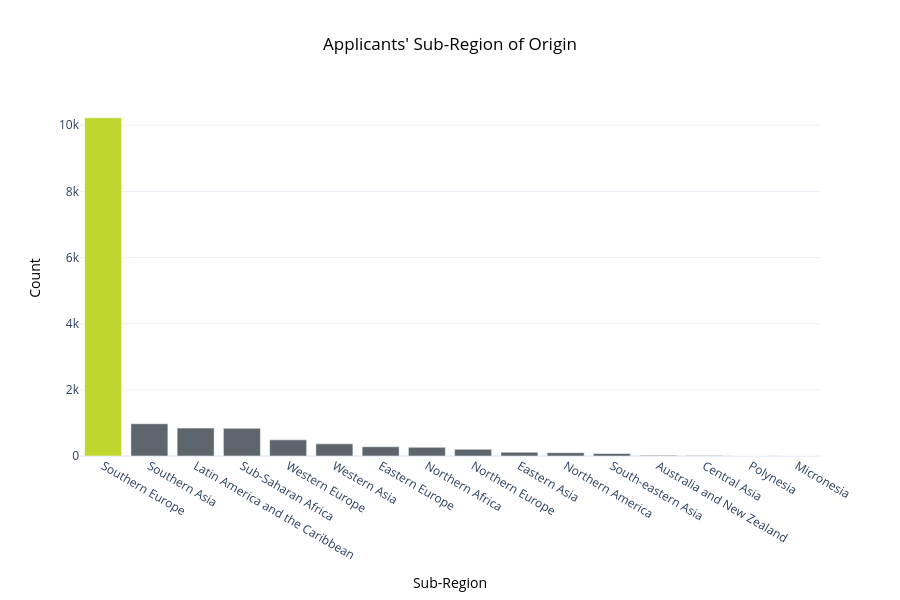
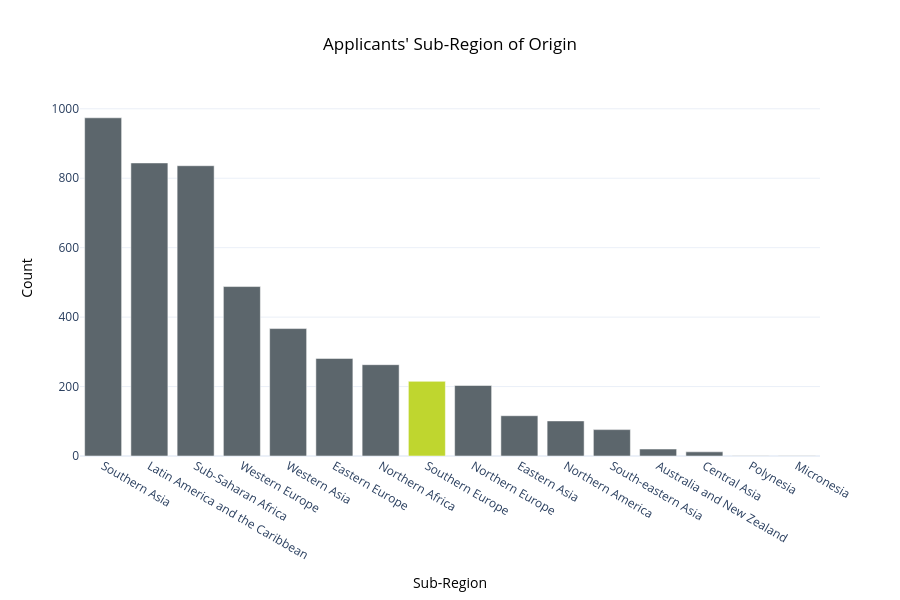

Notebook source saved alongside these figures, in order:
### Markdown cell above
Considering that around 10 000 applicants are Portuguese, we can see that we have less applicants from the rest of Europe (highlighted in green) compared to Asia, almost the same level as Africa and the Americas (this latter represented mostly by Brazil).

### Code cell
# With Portugal
tf.generate_barplot(df = df_applicants_explore,
                    column = "countries_sub-region",
                    title = "Applicants' Sub-Region of Origin",
                    xaxis_label = "Sub-Region",
                    enhanced_value = "Southern Europe")

# Without Portugal
df_applicants_explore_without_portugal = df_applicants_explore[df_applicants_explore["countries_name"] != "Portugal"]

tf.generate_barplot(df = df_applicants_explore_without_portugal,
                    column = "countries_sub-region",
                    title = "Applicants' Sub-Region of Origin",
                    xaxis_label = "Sub-Region",
                    enhanced_value = "Southern Europe")

del df_applicants_explore_without_portugal

### Figure 1 — Plotly figure (JSON) as saved in the notebook; plotly's stock layout.template omitted (floating-point values rounded to 4 significant figures)
{"data": [{"alignmentgroup": "True", "hovertemplate": "color=Southern Europe<br>Sub-Region=%{x}<br>Count=%{y}<extra></extra>", "legendgroup": "Southern Europe", "marker": {"color": "#BFD62F", "pattern": {"shape": ""}}, "name": "Southern Europe", "offsetgroup": "Southern Europe", "orientation": "v", "showlegend": true, "textposition": "auto", "type": "bar", "x": ["Southern Europe"], "xaxis": "x", "y": [10225], "yaxis": "y"}, {"alignmentgroup": "True", "hovertemplate": "color=Southern Asia<br>Sub-Region=%{x}<br>Count=%{y}<extra></extra>", "legendgroup": "Southern Asia", "marker": {"color": "#5C666C", "pattern": {"shape": ""}}, "name": "Southern Asia", "offsetgroup": "Southern Asia", "orientation": "v", "showlegend": true, "textposition": "auto", "type": "bar", "x": ["Southern Asia"], "xaxis": "x", "y": [974], "yaxis": "y"}, {"alignmentgroup": "True", "hovertemplate": "color=Latin America and the Caribbean<br>Sub-Region=%{x}<br>Count=%{y}<extra></extra>", "legendgroup": "Latin America and the Caribbean", "marker": {"color": "#5C666C", "pattern": {"shape": ""}}, "name": "Latin America and the Caribbean", "offsetgroup": "Latin America and the Caribbean", "orientation": "v", "showlegend": true, "textposition": "auto", "type": "bar", "x": ["Latin America and the Caribbean"], "xaxis": "x", "y": [844], "yaxis": "y"}, {"alignmentgroup": "True", "hovertemplate": "color=Sub-Saharan Africa<br>Sub-Region=%{x}<br>Count=%{y}<extra></extra>", "legendgroup": "Sub-Saharan Africa", "marker": {"color": "#5C666C", "pattern": {"shape": ""}}, "name": "Sub-Saharan Africa", "offsetgroup": "Sub-Saharan Africa", "orientation": "v", "showlegend": true, "textposition": "auto", "type": "bar", "x": ["Sub-Saharan Africa"], "xaxis": "x", "y": [836], "yaxis": "y"}, {"alignmentgroup": "True", "hovertemplate": "color=Western Europe<br>Sub-Region=%{x}<br>Count=%{y}<extra></extra>", "legendgroup": "Western Europe", "marker": {"color": "#5C666C", "pattern": {"shape": ""}}, "name": "Western Europe", "offsetgroup": "Western Europe", "orientation": "v", "showlegend": true, "textposition": "auto", "type": "bar", "x": ["Western Europe"], "xaxis": "x", "y": [488], "yaxis": "y"}, {"alignmentgroup": "True", "hovertemplate": "color=Western Asia<br>Sub-Region=%{x}<br>Count=%{y}<extra></extra>", "legendgroup": "Western Asia", "marker": {"color": "#5C666C", "pattern": {"shape": ""}}, "name": "Western Asia", "offsetgroup": "Western Asia", "orientation": "v", "showlegend": true, "textposition": "auto", "type": "bar", "x": ["Western Asia"], "xaxis": "x", "y": [367], "yaxis": "y"}, {"alignmentgroup": "True", "hovertemplate": "color=Eastern Europe<br>Sub-Region=%{x}<br>Count=%{y}<extra></extra>", "legendgroup": "Eastern Europe", "marker": {"color": "#5C666C", "pattern": {"shape": ""}}, "name": "Eastern Europe", "offsetgroup": "Eastern Europe", "orientation": "v", "showlegend": true, "textposition": "auto", "type": "bar", "x": ["Eastern Europe"], "xaxis": "x", "y": [281], "yaxis": "y"}, {"alignmentgroup": "True", "hovertemplate": "color=Northern Africa<br>Sub-Region=%{x}<br>Count=%{y}<extra></extra>", "legendgroup": "Northern Africa", "marker": {"color": "#5C666C", "pattern": {"shape": ""}}, "name": "Northern Africa", "offsetgroup": "Northern Africa", "orientation": "v", "showlegend": true, "textposition": "auto", "type": "bar", "x": ["Northern Africa"], "xaxis": "x", "y": [263], "yaxis": "y"}, {"alignmentgroup": "True", "hovertemplate": "color=Northern Europe<br>Sub-Region=%{x}<br>Count=%{y}<extra></extra>", "legendgroup": "Northern Europe", "marker": {"color": "#5C666C", "pattern": {"shape": ""}}, "name": "Northern Europe", "offsetgroup": "Northern Europe", "orientation": "v", "showlegend": true, "textposition": "auto", "type": "bar", "x": ["Northern Europe"], "xaxis": "x", "y": [203], "yaxis": "y"}, {"alignmentgroup": "True", "hovertemplate": "color=Eastern Asia<br>Sub-Region=%{x}<br>Count=%{y}<extra></extra>", "legendgroup": "Eastern Asia", "marker": {"color": "#5C666C", "pattern": {"shape": ""}}, "name": "Eastern Asia", "offsetgroup": "Eastern Asia", "orientation": "v", "showlegend": true, "textposition": "auto", "type": "bar", "x": ["Eastern Asia"], "xaxis": "x", "y": [116], "yaxis": "y"}, {"alignmentgroup": "True", "hovertemplate": "color=Northern America<br>Sub-Region=%{x}<br>Count=%{y}<extra></extra>", "legendgroup": "Northern America", "marker": {"color": "#5C666C", "pattern": {"shape": ""}}, "name": "Northern America", "offsetgroup": "Northern America", "orientation": "v", "showlegend": true, "textposition": "auto", "type": "bar", "x": ["Northern America"], "xaxis": "x", "y": [101], "yaxis": "y"}, {"alignmentgroup": "True", "hovertemplate": "color=South-eastern Asia<br>Sub-Region=%{x}<br>Count=%{y}<extra></extra>", "legendgroup": "South-eastern Asia", "marker": {"color": "#5C666C", "pattern": {"shape": ""}}, "name": "South-eastern Asia", "offsetgroup": "South-eastern Asia", "orientation": "v", "showlegend": true, "textposition": "auto", "type": "bar", "x": ["South-eastern Asia"], "xaxis": "x", "y": [76], "yaxis": "y"}, {"alignmentgroup": "True", "hovertemplate": "color=Australia and New Zealand<br>Sub-Region=%{x}<br>Count=%{y}<extra></extra>", "legendgroup": "Australia and New Zealand", "marker": {"color": "#5C666C", "pattern": {"shape": ""}}, "name": "Australia and New Zealand", "offsetgroup": "Australia and New Zealand", "orientation": "v", "showlegend": true, "textposition": "auto", "type": "bar", "x": ["Australia and New Zealand"], "xaxis": "x", "y": [20], "yaxis": "y"}, {"alignmentgroup": "True", "hovertemplate": "color=Central Asia<br>Sub-Region=%{x}<br>Count=%{y}<extra></extra>", "legendgroup": "Central Asia", "marker": {"color": "#5C666C", "pattern": {"shape": ""}}, "name": "Central Asia", "offsetgroup": "Central Asia", "orientation": "v", "showlegend": true, "textposition": "auto", "type": "bar", "x": ["Central Asia"], "xaxis": "x", "y": [12], "yaxis": "y"}, {"alignmentgroup": "True", "hovertemplate": "color=Polynesia<br>Sub-Region=%{x}<br>Count=%{y}<extra></extra>", "legendgroup": "Polynesia", "marker": {"color": "#5C666C", "pattern": {"shape": ""}}, "name": "Polynesia", "offsetgroup": "Polynesia", "orientation": "v", "showlegend": true, "textposition": "auto", "type": "bar", "x": ["Polynesia"], "xaxis": "x", "y": [1], "yaxis": "y"}, {"alignmentgroup": "True", "hovertemplate": "color=Micronesia<br>Sub-Region=%{x}<br>Count=%{y}<extra></extra>", "legendgroup": "Micronesia", "marker": {"color": "#5C666C", "pattern": {"shape": ""}}, "name": "Micronesia", "offsetgroup": "Micronesia", "orientation": "v", "showlegend": true, "textposition": "auto", "type": "bar", "x": ["Micronesia"], "xaxis": "x", "y": [1], "yaxis": "y"}], "layout": {"barmode": "relative", "height": 600, "legend": {"title": {"text": "color"}, "tracegroupgap": 0}, "showlegend": false, "title": {"font": {"color": "black"}, "text": "Applicants' Sub-Region of Origin", "x": 0.5}, "xaxis": {"anchor": "y", "domain": [0, 1], "title": {"font": {"color": "black"}, "text": "Sub-Region"}}, "yaxis": {"anchor": "x", "domain": [0, 1], "title": {"font": {"color": "black"}, "text": "Count"}}}}

### Figure 2 — Plotly figure (JSON) as saved in the notebook; plotly's stock layout.template omitted (floating-point values rounded to 4 significant figures)
{"data": [{"alignmentgroup": "True", "hovertemplate": "color=Southern Asia<br>Sub-Region=%{x}<br>Count=%{y}<extra></extra>", "legendgroup": "Southern Asia", "marker": {"color": "#5C666C", "pattern": {"shape": ""}}, "name": "Southern Asia", "offsetgroup": "Southern Asia", "orientation": "v", "showlegend": true, "textposition": "auto", "type": "bar", "x": ["Southern Asia"], "xaxis": "x", "y": [974], "yaxis": "y"}, {"alignmentgroup": "True", "hovertemplate": "color=Latin America and the Caribbean<br>Sub-Region=%{x}<br>Count=%{y}<extra></extra>", "legendgroup": "Latin America and the Caribbean", "marker": {"color": "#5C666C", "pattern": {"shape": ""}}, "name": "Latin America and the Caribbean", "offsetgroup": "Latin America and the Caribbean", "orientation": "v", "showlegend": true, "textposition": "auto", "type": "bar", "x": ["Latin America and the Caribbean"], "xaxis": "x", "y": [844], "yaxis": "y"}, {"alignmentgroup": "True", "hovertemplate": "color=Sub-Saharan Africa<br>Sub-Region=%{x}<br>Count=%{y}<extra></extra>", "legendgroup": "Sub-Saharan Africa", "marker": {"color": "#5C666C", "pattern": {"shape": ""}}, "name": "Sub-Saharan Africa", "offsetgroup": "Sub-Saharan Africa", "orientation": "v", "showlegend": true, "textposition": "auto", "type": "bar", "x": ["Sub-Saharan Africa"], "xaxis": "x", "y": [836], "yaxis": "y"}, {"alignmentgroup": "True", "hovertemplate": "color=Western Europe<br>Sub-Region=%{x}<br>Count=%{y}<extra></extra>", "legendgroup": "Western Europe", "marker": {"color": "#5C666C", "pattern": {"shape": ""}}, "name": "Western Europe", "offsetgroup": "Western Europe", "orientation": "v", "showlegend": true, "textposition": "auto", "type": "bar", "x": ["Western Europe"], "xaxis": "x", "y": [488], "yaxis": "y"}, {"alignmentgroup": "True", "hovertemplate": "color=Western Asia<br>Sub-Region=%{x}<br>Count=%{y}<extra></extra>", "legendgroup": "Western Asia", "marker": {"color": "#5C666C", "pattern": {"shape": ""}}, "name": "Western Asia", "offsetgroup": "Western Asia", "orientation": "v", "showlegend": true, "textposition": "auto", "type": "bar", "x": ["Western Asia"], "xaxis": "x", "y": [367], "yaxis": "y"}, {"alignmentgroup": "True", "hovertemplate": "color=Eastern Europe<br>Sub-Region=%{x}<br>Count=%{y}<extra></extra>", "legendgroup": "Eastern Europe", "marker": {"color": "#5C666C", "pattern": {"shape": ""}}, "name": "Eastern Europe", "offsetgroup": "Eastern Europe", "orientation": "v", "showlegend": true, "textposition": "auto", "type": "bar", "x": ["Eastern Europe"], "xaxis": "x", "y": [281], "yaxis": "y"}, {"alignmentgroup": "True", "hovertemplate": "color=Northern Africa<br>Sub-Region=%{x}<br>Count=%{y}<extra></extra>", "legendgroup": "Northern Africa", "marker": {"color": "#5C666C", "pattern": {"shape": ""}}, "name": "Northern Africa", "offsetgroup": "Northern Africa", "orientation": "v", "showlegend": true, "textposition": "auto", "type": "bar", "x": ["Northern Africa"], "xaxis": "x", "y": [263], "yaxis": "y"}, {"alignmentgroup": "True", "hovertemplate": "color=Southern Europe<br>Sub-Region=%{x}<br>Count=%{y}<extra></extra>", "legendgroup": "Southern Europe", "marker": {"color": "#BFD62F", "pattern": {"shape": ""}}, "name": "Southern Europe", "offsetgroup": "Southern Europe", "orientation": "v", "showlegend": true, "textposition": "auto", "type": "bar", "x": ["Southern Europe"], "xaxis": "x", "y": [215], "yaxis": "y"}, {"alignmentgroup": "True", "hovertemplate": "color=Northern Europe<br>Sub-Region=%{x}<br>Count=%{y}<extra></extra>", "legendgroup": "Northern Europe", "marker": {"color": "#5C666C", "pattern": {"shape": ""}}, "name": "Northern Europe", "offsetgroup": "Northern Europe", "orientation": "v", "showlegend": true, "textposition": "auto", "type": "bar", "x": ["Northern Europe"], "xaxis": "x", "y": [203], "yaxis": "y"}, {"alignmentgroup": "True", "hovertemplate": "color=Eastern Asia<br>Sub-Region=%{x}<br>Count=%{y}<extra></extra>", "legendgroup": "Eastern Asia", "marker": {"color": "#5C666C", "pattern": {"shape": ""}}, "name": "Eastern Asia", "offsetgroup": "Eastern Asia", "orientation": "v", "showlegend": true, "textposition": "auto", "type": "bar", "x": ["Eastern Asia"], "xaxis": "x", "y": [116], "yaxis": "y"}, {"alignmentgroup": "True", "hovertemplate": "color=Northern America<br>Sub-Region=%{x}<br>Count=%{y}<extra></extra>", "legendgroup": "Northern America", "marker": {"color": "#5C666C", "pattern": {"shape": ""}}, "name": "Northern America", "offsetgroup": "Northern America", "orientation": "v", "showlegend": true, "textposition": "auto", "type": "bar", "x": ["Northern America"], "xaxis": "x", "y": [101], "yaxis": "y"}, {"alignmentgroup": "True", "hovertemplate": "color=South-eastern Asia<br>Sub-Region=%{x}<br>Count=%{y}<extra></extra>", "legendgroup": "South-eastern Asia", "marker": {"color": "#5C666C", "pattern": {"shape": ""}}, "name": "South-eastern Asia", "offsetgroup": "South-eastern Asia", "orientation": "v", "showlegend": true, "textposition": "auto", "type": "bar", "x": ["South-eastern Asia"], "xaxis": "x", "y": [76], "yaxis": "y"}, {"alignmentgroup": "True", "hovertemplate": "color=Australia and New Zealand<br>Sub-Region=%{x}<br>Count=%{y}<extra></extra>", "legendgroup": "Australia and New Zealand", "marker": {"color": "#5C666C", "pattern": {"shape": ""}}, "name": "Australia and New Zealand", "offsetgroup": "Australia and New Zealand", "orientation": "v", "showlegend": true, "textposition": "auto", "type": "bar", "x": ["Australia and New Zealand"], "xaxis": "x", "y": [20], "yaxis": "y"}, {"alignmentgroup": "True", "hovertemplate": "color=Central Asia<br>Sub-Region=%{x}<br>Count=%{y}<extra></extra>", "legendgroup": "Central Asia", "marker": {"color": "#5C666C", "pattern": {"shape": ""}}, "name": "Central Asia", "offsetgroup": "Central Asia", "orientation": "v", "showlegend": true, "textposition": "auto", "type": "bar", "x": ["Central Asia"], "xaxis": "x", "y": [12], "yaxis": "y"}, {"alignmentgroup": "True", "hovertemplate": "color=Polynesia<br>Sub-Region=%{x}<br>Count=%{y}<extra></extra>", "legendgroup": "Polynesia", "marker": {"color": "#5C666C", "pattern": {"shape": ""}}, "name": "Polynesia", "offsetgroup": "Polynesia", "orientation": "v", "showlegend": true, "textposition": "auto", "type": "bar", "x": ["Polynesia"], "xaxis": "x", "y": [1], "yaxis": "y"}, {"alignmentgroup": "True", "hovertemplate": "color=Micronesia<br>Sub-Region=%{x}<br>Count=%{y}<extra></extra>", "legendgroup": "Micronesia", "marker": {"color": "#5C666C", "pattern": {"shape": ""}}, "name": "Micronesia", "offsetgroup": "Micronesia", "orientation": "v", "showlegend": true, "textposition": "auto", "type": "bar", "x": ["Micronesia"], "xaxis": "x", "y": [1], "yaxis": "y"}], "layout": {"barmode": "relative", "height": 600, "legend": {"title": {"text": "color"}, "tracegroupgap": 0}, "showlegend": false, "title": {"font": {"color": "black"}, "text": "Applicants' Sub-Region of Origin", "x": 0.5}, "xaxis": {"anchor": "y", "domain": [0, 1], "title": {"font": {"color": "black"}, "text": "Sub-Region"}}, "yaxis": {"anchor": "x", "domain": [0, 1], "title": {"font": {"color": "black"}, "text": "Count"}}}}
